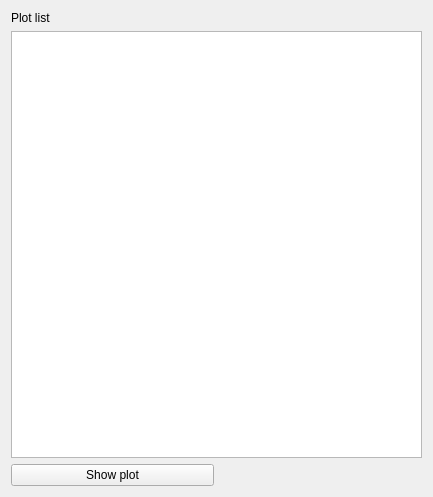
<?xml version="1.0" encoding="UTF-8"?>
<ui version="4.0">
 <class>Form</class>
 <widget class="QWidget" name="Form">
  <property name="geometry">
   <rect>
    <x>0</x>
    <y>0</y>
    <width>433</width>
    <height>497</height>
   </rect>
  </property>
  <property name="windowTitle">
   <string>Form</string>
  </property>
  <layout class="QGridLayout" name="gridLayout_2">
   <item row="2" column="0">
    <widget class="QPushButton" name="show_plot_button">
     <property name="text">
      <string>Show plot</string>
     </property>
    </widget>
   </item>
   <item row="0" column="0">
    <widget class="QLabel" name="label_15">
     <property name="text">
      <string>Plot list</string>
     </property>
    </widget>
   </item>
   <item row="1" column="0" colspan="2">
    <widget class="QListView" name="plot_list_view">
     <property name="sizePolicy">
      <sizepolicy hsizetype="Preferred" vsizetype="Expanding">
       <horstretch>0</horstretch>
       <verstretch>0</verstretch>
      </sizepolicy>
     </property>
    </widget>
   </item>
  </layout>
 </widget>
 <resources/>
 <connections/>
</ui>
